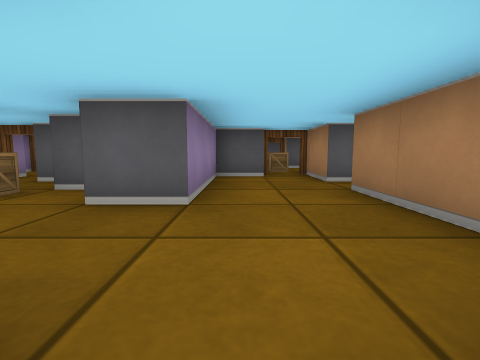
[1] (above)

23 first-person views from a walk through a cub3D ray-caster map. The camera is about half as high as the walls, tilts 6° down and sees 85° across. The floor is counted in squares. Each view is taken from the middle of a square. On the plan, view 1 faces up. The plan holds only what a view shows up to about 9 squares ahead; the rest is blank.

[2]
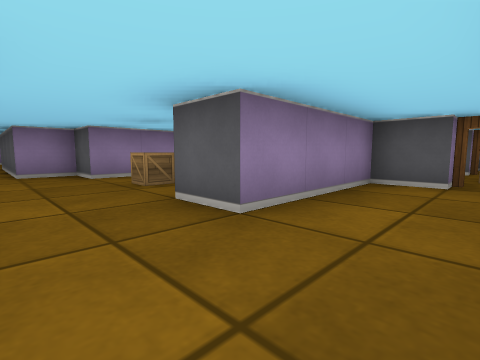

[3]
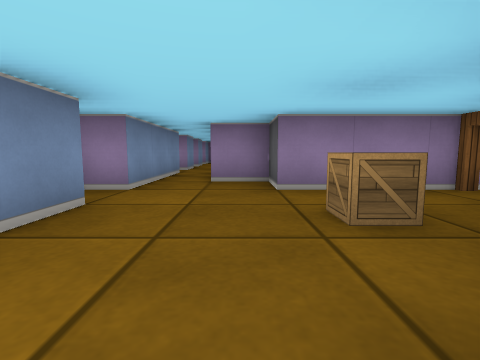

[4]
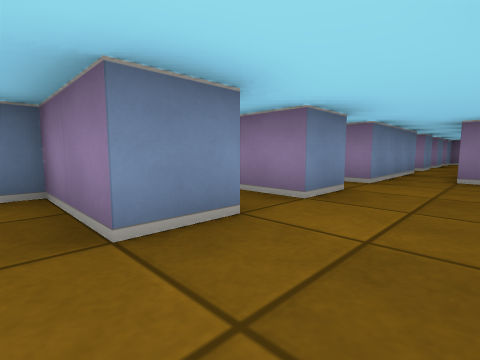

[5]
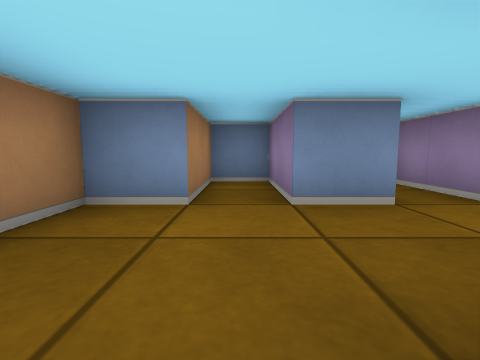

[6]
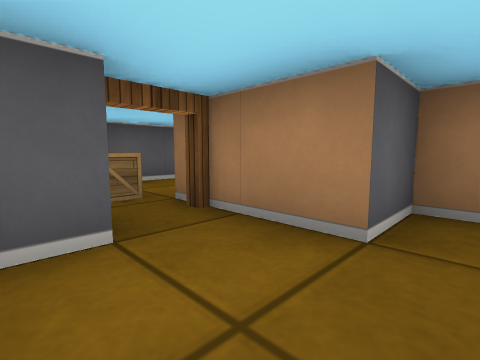

[7]
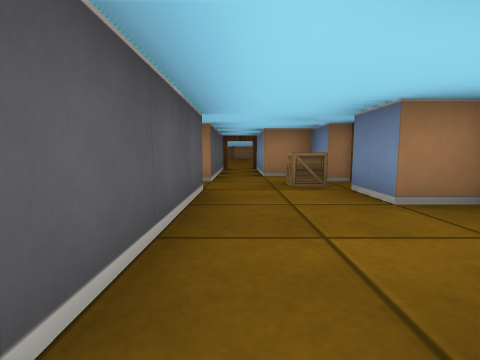

[8]
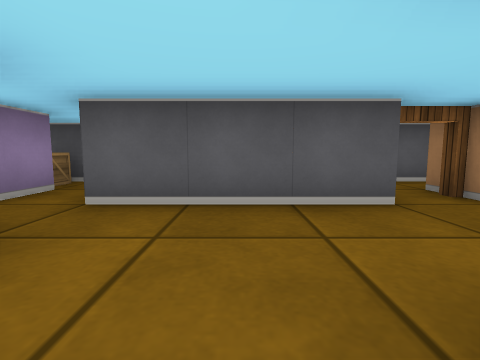

[9]
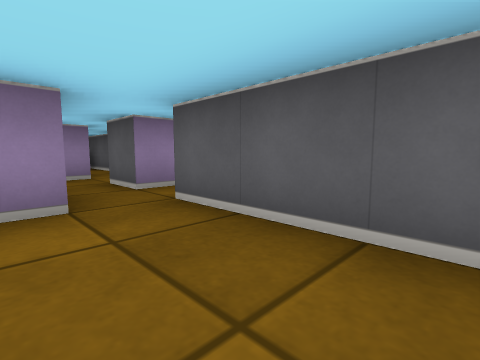

[10]
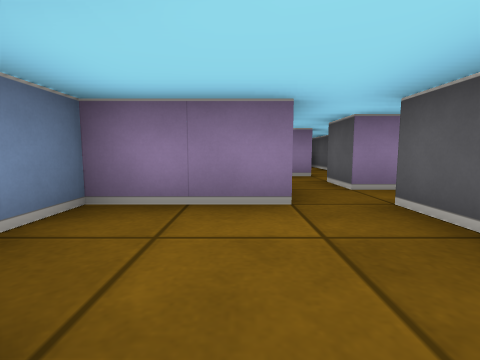

[11]
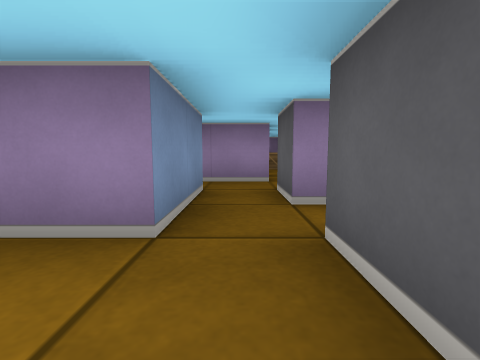

[12]
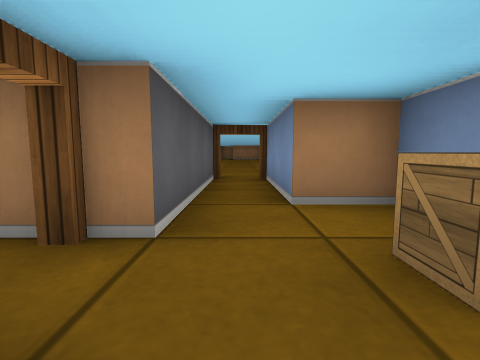

[13]
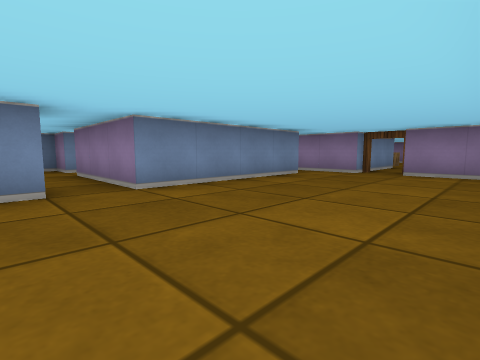

[14]
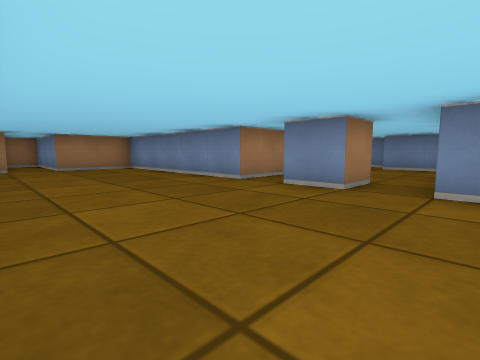

[15]
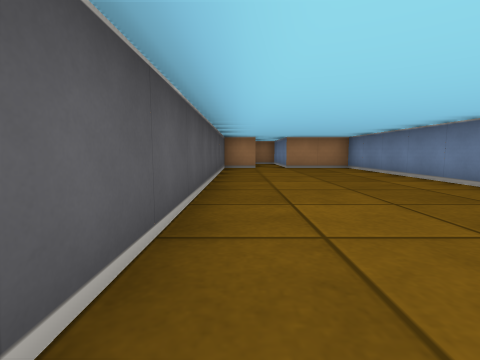

[16]
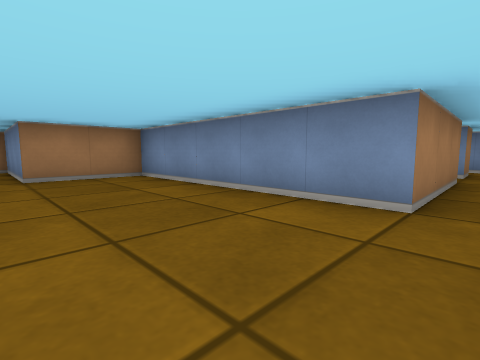

[17]
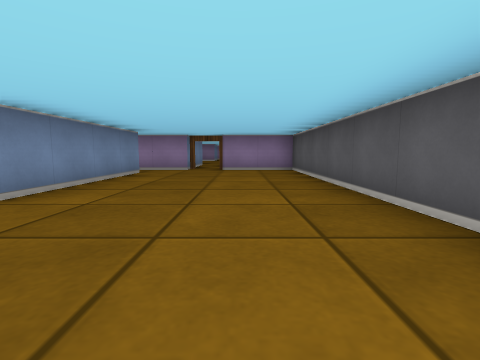

[18]
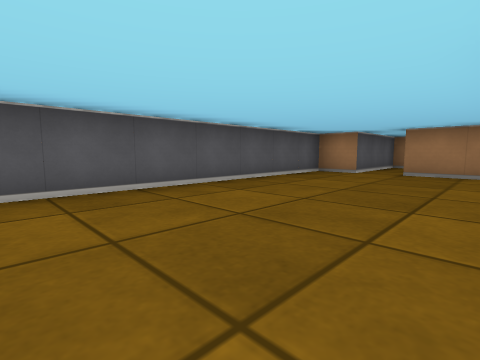

[19]
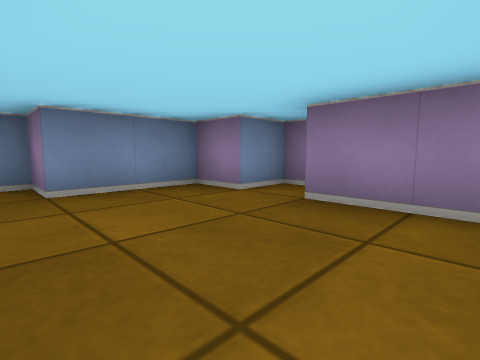

[20]
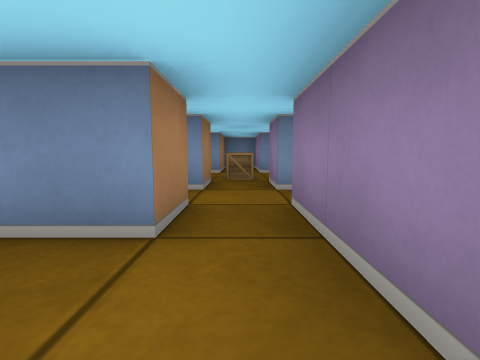

[21]
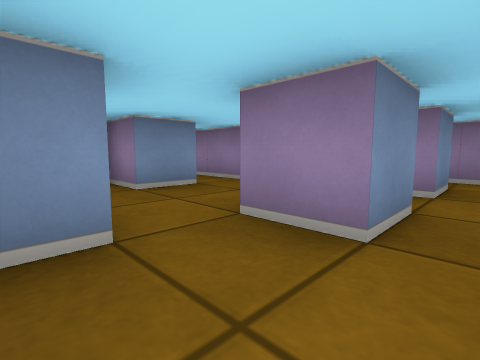

[22]
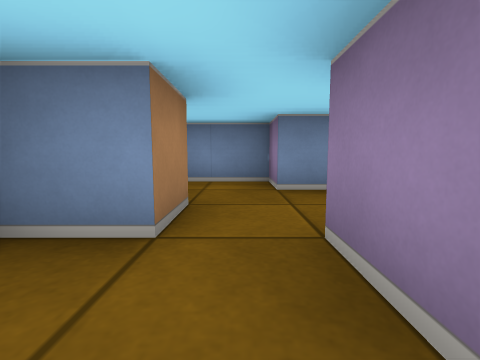

[23]
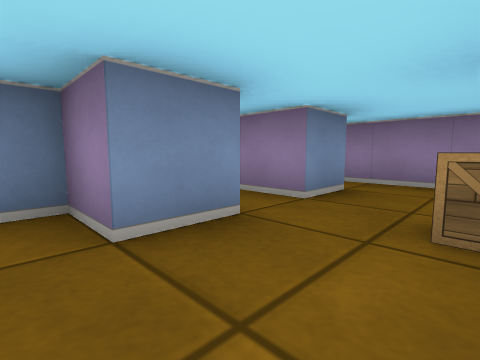

### Floor plan
Ten units are one square. View 1 is at (0, 0); x grows to the right and y downward. Boxes are objects, and circles mark ways between rooms. Rooms are numbered by the first view taken in them; rooms with no view inside come last. Other rooms are left out.
<svg viewBox="-100 -110 320 130">
<path fill="none" stroke="#000" d="M-16 -5 -5 -5 -5 15 5 15 5 -5 15 -5 15 -35M25 -40 25 -45 15 -45 15 -65M5 -55 -5 -55 -5 -25 -15 -25M-55 -86 -55 -66M-45 -75 -25 -75M-35 -95 -35 -85 -45 -85M-36 -105 -42 -105M-75 -95 -92 -95M-5 -55 -5 -65 5 -65M5 -85 -25 -85M15 -65 25 -65 25 -75 55 -75M-25 -75 -25 -55 -15 -55M51 -85 15 -85M115 -55 115 -65 125 -65M135 -35 135 -65 185 -65 185 -85 215 -85 215 -95 185 -95 185 -105 55 -105 55 -85M95 -30 95 -25M105 -25 105 -15 125 -15 125 -5 136 -5M65 -55 65 -65 105 -65 105 -35M135 -15 135 -25M55 -75 55 -55M75 -45 75 -35M85 -25 85 -35 95 -35M-36 -5 -25 -5 -25 12M-20 -35 -25 -35M-55 -5 -45 -5 -45 1M-45 -55 -45 -25 -55 -25 -55 -15M55 -45 55 -35M65 -35 65 -45 75 -45M75 -15 75 -5 90 -5M44 -45 55 -45M35 -49 35 -44M55 -15 55 5 65 5 65 -15 75 -15"/>
<rect x="-95" y="-95" width="10" height="10" fill="#bbb"><title>crate</title></rect>
<rect x="-45" y="-105" width="10" height="10" fill="#bbb"><title>crate</title></rect>
<rect x="5" y="-75" width="10" height="10" fill="#bbb"><title>crate</title></rect>
<rect x="-35" y="-35" width="10" height="10" fill="#bbb"><title>crate</title></rect>
<rect x="55" y="-35" width="10" height="10" fill="#bbb"><title>crate</title></rect>
<circle cx="10" cy="-60" r="3" fill="#2a7"/>
<circle cx="-10" cy="-15" r="3" fill="#2a7"/>
<circle cx="-30" cy="-80" r="3" fill="#2a7"/>
<circle cx="50" cy="-80" r="3" fill="#2a7"/>
<circle cx="60" cy="-60" r="3" fill="#2a7"/>
<circle cx="70" cy="-50" r="3" fill="#2a7"/>
<circle cx="80" cy="-30" r="3" fill="#2a7"/>
<circle cx="50" cy="-50" r="3" fill="#2a7"/>
<circle cx="60" cy="-35" r="3" fill="#2a7"/>
<circle cx="70" cy="-20" r="3" fill="#2a7"/>
<text x="0" y="-20">1</text>
<text x="-50" y="-90">2</text>
<text x="0" y="-70">3</text>
<text x="120" y="-70">4</text>
<text x="80" y="-40">5</text>
<text x="-30" y="-20">6</text>
<text x="60" y="-40">7</text>
<text x="80" y="-20">8</text>
<text x="40" y="-40">9</text>
<text x="60" y="-10">10</text>
</svg>
Room 1 opens to room 3. Room 1 opens to room 6. Room 2 opens to room 3. Room 3 opens to room 4. Room 4 opens to room 7. Room 5 opens to room 7. Room 5 opens to room 8. Room 7 opens to room 9. Room 7 opens to room 10. Room 8 opens to room 10.

Where each view was taken, in squares from view 1:
view 1: 0 up, 0 right, facing up
view 2: 1 up, 1 right, facing up-left
view 3: 2 up, 1 left, facing left
view 4: 2 up, 0 right, facing down-left
view 5: 3 up, 0 right, facing down
view 6: 4 up, 0 right, facing up-right
view 7: 8 up, 3 left, facing right
view 8: 6 up, 1 left, facing up
view 9: 7 up, 0 right, facing up-left
view 10: 7 up, 0 right, facing left
view 11: 8 up, 1 left, facing left
view 12: 8 up, 0 right, facing right
view 13: 10 up, 12 right, facing down-left
view 14: 10 up, 10 right, facing down-right
view 15: 10 up, 10 right, facing right
view 16: 9 up, 13 right, facing down-right
view 17: 9 up, 13 right, facing left
view 18: 7 up, 12 right, facing up-right
view 19: 5 up, 13 right, facing down-left
view 20: 8 up, 6 right, facing down
view 21: 5 up, 9 right, facing down-left
view 22: 5 up, 8 right, facing down
view 23: 3 up, 8 right, facing down-left
